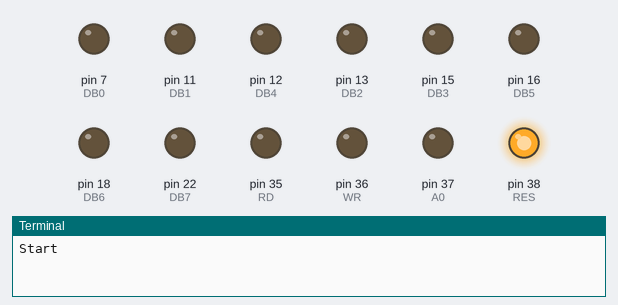
The program below on a simulated Raspberry Pi (header pin numbers). Parts: output pins drawn as LEDs (lit = HIGH), the last lines printed to the terminal. Pins used as bus, display or sensor lines are not drawn. At 12.8 s the program stops and its outputs stay as they are.

Above: at 0.1 s.
At 1.35 s:
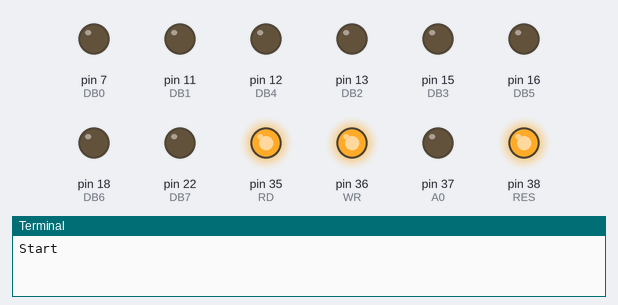
At 4.35 s:
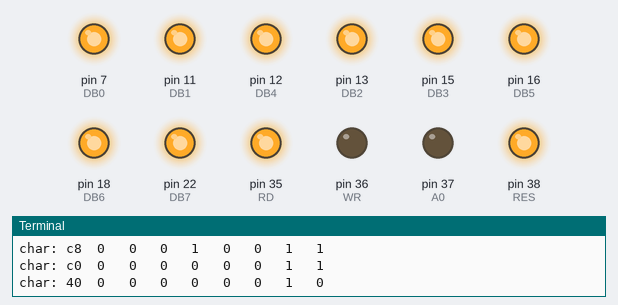
At 9.4 s:
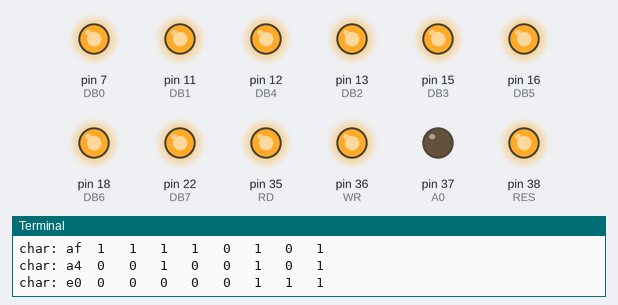
At 12.9 s:
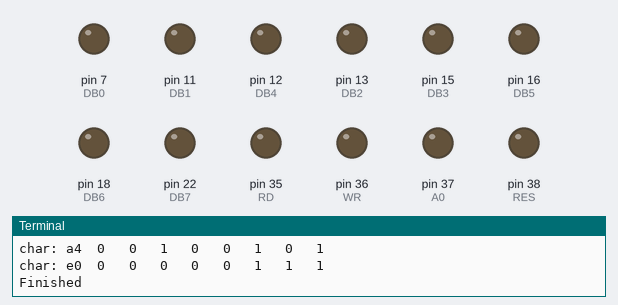
Timing chart, 0 to 14.3 s (numbered marks = the images above):
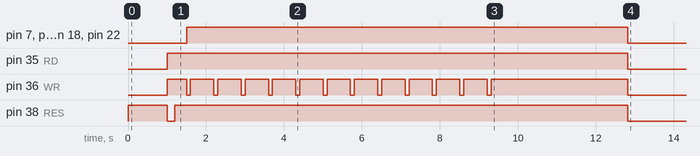

Measured:
- by itself, pin 35 (RD): LOW → HIGH at 1.0 s, → LOW 11.8 s later
- by itself, pin 36 (WR): goes HIGH 0.50 s, 11 × (LOW 0.10 s, HIGH 0.60 s), LOW 0.10 s, HIGH 3.5 s, then LOW
- by itself, pin 38 (RES): LOW → HIGH at 0.00 s, → LOW 1.0 s later, → HIGH 0.20 s later, → LOW 11.6 s later
- by itself, pin 7 (DB0), pin 11 (DB1), pin 12 (DB4), pin 13 (DB2), pin 15 (DB3), pin 16 (DB5), pin 18 (DB6), pin 22 (DB7): LOW → HIGH at 1.5 s, → LOW 11.3 s later

The program:

lcd.py
```python
import RPi.GPIO as GPIO
from time import sleep
GPIO.setmode(GPIO.BOARD)

def translate(ch):
	DB = [7,11,13,15,12,16,18,22]
	print ("char: %x" %(ch)),
	for i in range(8):
		if ch%2:
			GPIO.output(DB[i], GPIO.HIGH)
			print (" %d " %(1)),
		else:
			GPIO.output(DB[i], GPIO.HIGH)
			print (" %d " % (0)),
		ch=ch>>1
	print ""

def comm_out(ch):
	CS1 = 40
	A0 = 37
	WR = 36
	GPIO.output(CS1, GPIO.HIGH)
	GPIO.output(A0, GPIO.LOW)
	sleep(0.1)
	GPIO.output(WR, GPIO.LOW)
	translate(ch)
	sleep(0.1)
	GPIO.output(WR, GPIO.HIGH)
	GPIO.output(CS1, GPIO.HIGH)
	sleep(0.5)

def data_out(ch):
	CS1 = 40
	A0 = 37
	WR = 36
	GPIO.output(CS1, GPIO.HIGH)
	GPIO.output(A0, GPIO.HIGH)
	sleep(0.1)
	GPIO.output(WR, GPIO.LOW)
	translate(ch)
	sleep(0.1)
	GPIO.output(WR, GPIO.HIGH)
	GPIO.output(CS1, GPIO.HIGH)
	sleep(0.5)

def init():
	print "Start"
	CS1 = 40
	RES = 38
	A0 = 37
	WR = 36
	RD = 35
	DB0 = 7
	DB1 = 11
	DB2 = 13
	DB3 = 15
	DB4 = 12
	DB5 = 16
	DB6 = 18
	DB7 = 22
	GPIO.setup(CS1, GPIO.OUT)
	GPIO.output(CS1, GPIO.HIGH)
	GPIO.setup(RES, GPIO.OUT)
	GPIO.output(RES, GPIO.HIGH)
	GPIO.setup(A0, GPIO.OUT)
	GPIO.output(A0, GPIO.LOW)
	GPIO.setup(WR, GPIO.OUT)
	GPIO.output(WR, GPIO.LOW)
	GPIO.setup(RD, GPIO.OUT)
	GPIO.output(RD, GPIO.LOW)
	GPIO.setup(DB0, GPIO.OUT)
	GPIO.output(DB0, GPIO.LOW)
	GPIO.setup(DB1, GPIO.OUT)
	GPIO.output(DB1, GPIO.LOW)
	GPIO.setup(DB2, GPIO.OUT)
	GPIO.output(DB2, GPIO.LOW)
	GPIO.setup(DB3, GPIO.OUT)
	GPIO.output(DB3, GPIO.LOW)
	GPIO.setup(DB4, GPIO.OUT)
	GPIO.output(DB4, GPIO.LOW)
	GPIO.setup(DB5, GPIO.OUT)
	GPIO.output(DB5, GPIO.LOW)
	GPIO.setup(DB6, GPIO.OUT)
	GPIO.output(DB6, GPIO.LOW)
	GPIO.setup(DB7, GPIO.OUT)
	GPIO.output(DB7, GPIO.LOW)
	sleep(1)

	GPIO.output(RD, GPIO.HIGH)
	GPIO.output(WR, GPIO.HIGH)
	GPIO.output(CS1, GPIO.LOW)
	GPIO.output(RES, GPIO.HIGH)
	GPIO.output(RES, GPIO.LOW)
	sleep(0.2)
	GPIO.output(RES, GPIO.HIGH)
	sleep(0.2)
	comm_out(0xA2)
	comm_out(0xA0)
	comm_out(0xC8)
	comm_out(0xC0)
	comm_out(0x40)
	comm_out(0x25)
	comm_out(0x81)
	comm_out(0x19)
	comm_out(0x2F)
	comm_out(0xAF)

def closePorts():
  GPIO.cleanup()
  print "Finished"

def main():
	comm_out(0xA4)
	comm_out(0xE0)
	sleep(3)

init()
main()
closePorts()
```
